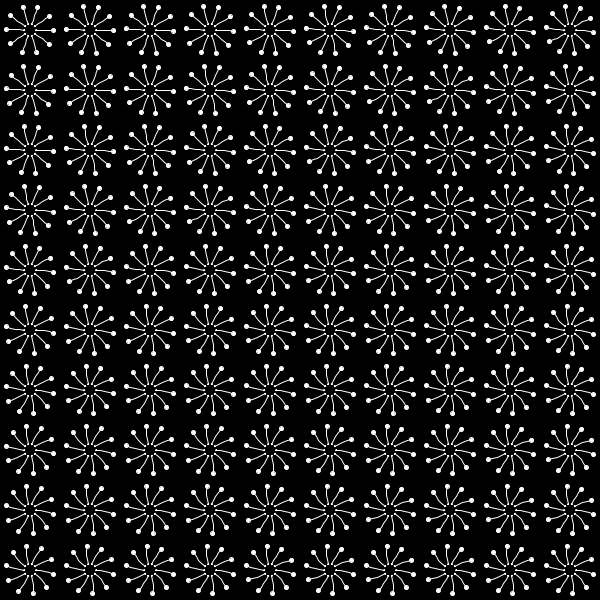
Frame 1 (no input)
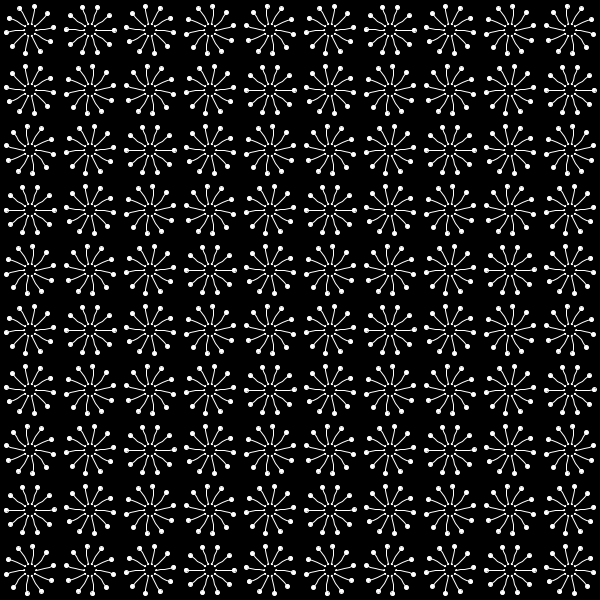
Frame 60 (the mouse pressed at the canvas centre just before this capture)
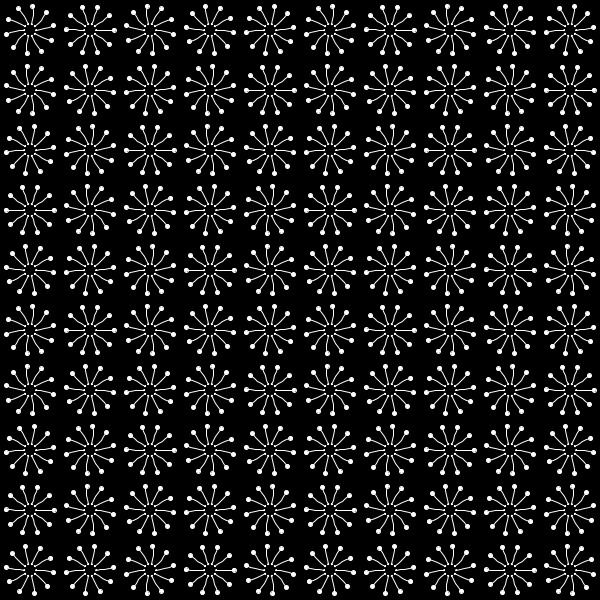
Frame 120 (the mouse held since frame 60 and released just before this capture)

The Processing sketch that drew these frames (run headless with seeded random() and noise(); from frame 60 on, the mouse is pressed at the canvas centre):

// Processing sketch: AsteriscosA
// ── AsteriscosA.pde

int n = 10;
float s;

float r1;
float r2;

void setup () {
  size(600, 600);
  smooth();

  s = width / n;
  
  r1 = s * 0.1;
  r2 = s * 0.4;
} 

void draw () {
  background(0);

  for (int i = 0; i < n; i++) {
    for (int j = 0; j < n; j++) {
      drawTile(i, j);
    }
  }
}

void drawTile (int i, int j) {
  float x = (i * s) + (s * 0.5);
  float y = (j * s) + (s * 0.5);

  float incr = (TWO_PI / 10);
  for (float beta = 0; beta <= TWO_PI; beta += incr) {
    drawAngularLine(beta, x, y, r1, r2);
  }
}

void drawAngularLine (float angle, float cx, float cy, float r1, float r2) {
  stroke(255);

  beginShape();

  float x = 0, y = 0;
  for (float t = 0; t <= 1.0; t += 0.25) {
    float r = ((1.0 - t) * r1) + (t * r2);
    
    float freq = (0.01 * cx) + (0.02 * cy);

    float alpha = angle + oscByFreq(frameCount, freq, t * 0.2);

    x = (cos(alpha) * r) + cx;
    y = (sin(alpha) * r) + cy;

    vertex(x, y);

    if (t == 0.0) {
      fill(255);
      ellipse(x, y, 1, 1);
    }
  }

  noFill();
  endShape();

  fill(255);
  ellipse(x, y, 4, 4);
}

float oscByFreq (float t, float freq, float amp) {
  return sin(t * freq * (TWO_PI / 60)) * amp;
}
